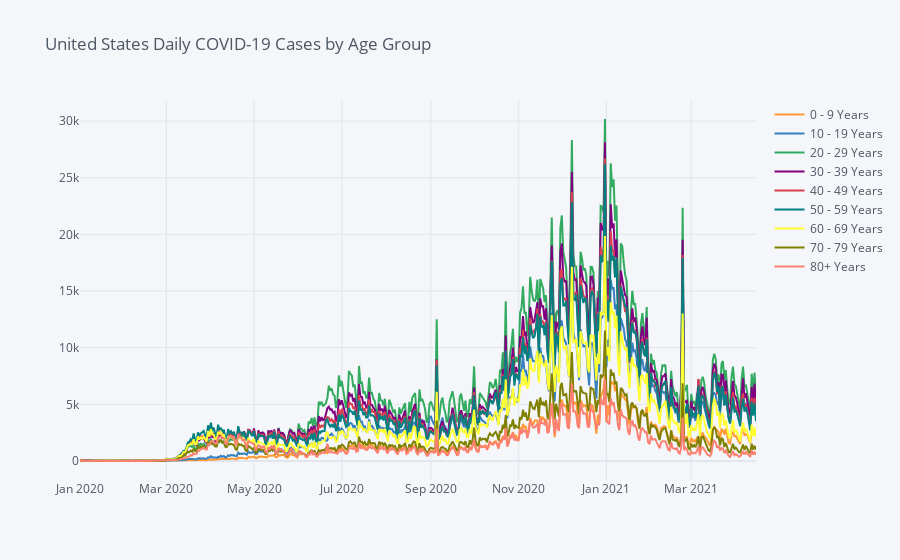

Here is the notebook cell this chart was saved with:
### Code cell
# create interactive line plot showing number of cases by date and categorized by age group
covid_date_age.iplot(mode='lines', x='cdc_case_earliest_dt ', y='count', categories='age_group', title='United States Daily COVID-19 Cases by Age Group')

### Figure 1 — Plotly figure (JSON) as saved in the notebook; plotly's stock layout.template omitted (floating-point values rounded to 4 significant figures; data arrays with more than 128 entries replaced by an {"elided": "..."} marker saying what was removed)
{"data": [{"marker": {"color": "rgba(255, 153, 51, 1.0)", "line": {"width": 1.3}, "opacity": 0.8, "size": 12, "symbol": "circle"}, "mode": "lines", "name": "0 - 9 Years", "textfont": {"color": "#4D5663"}, "type": "scatter", "x": {"elided": "454 str values"}, "y": {"elided": "454 int values"}}, {"marker": {"color": "rgba(55, 128, 191, 1.0)", "line": {"width": 1.3}, "opacity": 0.8, "size": 12, "symbol": "circle"}, "mode": "lines", "name": "10 - 19 Years", "textfont": {"color": "#4D5663"}, "type": "scatter", "x": {"elided": "471 str values"}, "y": {"elided": "471 int values"}}, {"marker": {"color": "rgba(50, 171, 96, 1.0)", "line": {"width": 1.3}, "opacity": 0.8, "size": 12, "symbol": "circle"}, "mode": "lines", "name": "20 - 29 Years", "textfont": {"color": "#4D5663"}, "type": "scatter", "x": {"elided": "471 str values"}, "y": {"elided": "471 int values"}}, {"marker": {"color": "rgba(128, 0, 128, 1.0)", "line": {"width": 1.3}, "opacity": 0.8, "size": 12, "symbol": "circle"}, "mode": "lines", "name": "30 - 39 Years", "textfont": {"color": "#4D5663"}, "type": "scatter", "x": {"elided": "471 str values"}, "y": {"elided": "471 int values"}}, {"marker": {"color": "rgba(219, 64, 82, 1.0)", "line": {"width": 1.3}, "opacity": 0.8, "size": 12, "symbol": "circle"}, "mode": "lines", "name": "40 - 49 Years", "textfont": {"color": "#4D5663"}, "type": "scatter", "x": {"elided": "471 str values"}, "y": {"elided": "471 int values"}}, {"marker": {"color": "rgba(0, 128, 128, 1.0)", "line": {"width": 1.3}, "opacity": 0.8, "size": 12, "symbol": "circle"}, "mode": "lines", "name": "50 - 59 Years", "textfont": {"color": "#4D5663"}, "type": "scatter", "x": {"elided": "471 str values"}, "y": {"elided": "471 int values"}}, {"marker": {"color": "rgba(255, 255, 51, 1.0)", "line": {"width": 1.3}, "opacity": 0.8, "size": 12, "symbol": "circle"}, "mode": "lines", "name": "60 - 69 Years", "textfont": {"color": "#4D5663"}, "type": "scatter", "x": {"elided": "471 str values"}, "y": {"elided": "471 int values"}}, {"marker": {"color": "rgba(128, 128, 0, 1.0)", "line": {"width": 1.3}, "opacity": 0.8, "size": 12, "symbol": "circle"}, "mode": "lines", "name": "70 - 79 Years", "textfont": {"color": "#4D5663"}, "type": "scatter", "x": {"elided": "471 str values"}, "y": {"elided": "471 int values"}}, {"marker": {"color": "rgba(251, 128, 114, 1.0)", "line": {"width": 1.3}, "opacity": 0.8, "size": 12, "symbol": "circle"}, "mode": "lines", "name": "80+ Years", "textfont": {"color": "#4D5663"}, "type": "scatter", "x": {"elided": "471 str values"}, "y": {"elided": "471 int values"}}], "layout": {"legend": {"bgcolor": "#F5F6F9", "font": {"color": "#4D5663"}}, "paper_bgcolor": "#F5F6F9", "plot_bgcolor": "#F5F6F9", "title": {"font": {"color": "#4D5663"}, "text": "United States Daily COVID-19 Cases by Age Group"}, "xaxis": {"gridcolor": "#E1E5ED", "showgrid": true, "tickfont": {"color": "#4D5663"}, "title": {"font": {"color": "#4D5663"}, "text": ""}, "zerolinecolor": "#E1E5ED"}, "yaxis": {"gridcolor": "#E1E5ED", "showgrid": true, "tickfont": {"color": "#4D5663"}, "title": {"font": {"color": "#4D5663"}, "text": ""}, "zerolinecolor": "#E1E5ED"}}}
